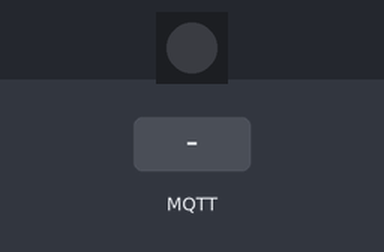
This sketch was run on a simulated ESP32. On the bench: 1 RGB LEDs in strip order, left to right. The inputs (shaded band) are chosen by the test bench. WiFi joins after 1.5 s; servers stay silent unless stated; no MQTT or app messages arrive unless stated; what the sketch prints to the serial monitor is not drawn.

Above: at 2.7 s.
2.8 s: MQTT message "ON" arrives on the first subscribed topic
At 3.7 s:
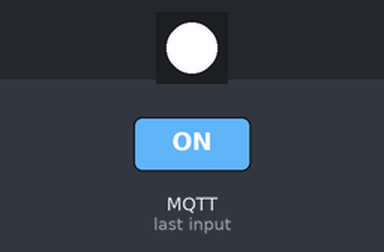
4.3 s: MQTT message "OFF" arrives on the first subscribed topic
At 4.9 s:
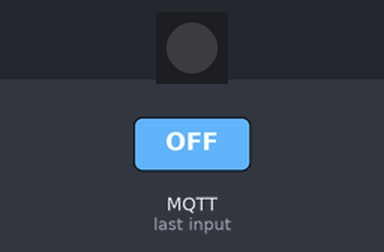
Timing chart, 0 to 7.3 s (numbered marks = the images above; inputs shaded):
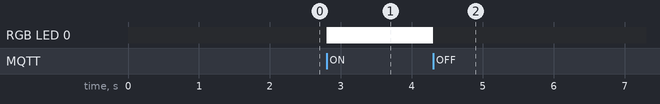

Measured:
- after the input at 2.8 s, RGB LED 0: off → RGB(255, 255, 255) at once
- after the input at 4.3 s, RGB LED 0: RGB(255, 255, 255) → off at once

The sketch:

12.2.ino
```cpp
#include <WiFi.h>
#include <PubSubClient.h>
#include <Adafruit_NeoPixel.h> // Thư viện điều khiển LED RGB Onboard (NeoPixel)

/* ===== CONFIG ===== */
const char* ssid = "CAU VI";
const char* password = "0968978073";
const char* mqtt_server = "192.168.1.146";
const int mqtt_port = 1883;

/* MQTT ACCOUNT (tạo trong Mosquitto HA) */
const char* mqtt_user = "wind1";
const char* mqtt_pass = "1234";
const char* student_id = "sv01";

/* MQTT TOPICS */
const char* topic_cmd = "iot/lab2/sv01/cmd";
const char* topic_state = "iot/lab2/sv01/state";
/* ================== */

WiFiClient espClient;
PubSubClient client(espClient);

#define RGB_PIN        48
#define NUMPIXELS      1

Adafruit_NeoPixel rgbLed(NUMPIXELS, RGB_PIN, NEO_GRB + NEO_KHZ800);
bool ledState = false;

/* ================== WIFI ================== */
void setup_wifi() {
  Serial.print("Connecting to WiFi ");
  Serial.println(ssid);
  WiFi.begin(ssid, password);
  while (WiFi.status() != WL_CONNECTED) {
    delay(500);
    Serial.print(".");
  }
  Serial.println("\nWiFi connected");
  Serial.print("IP address: ");
  Serial.println(WiFi.localIP());
}

/* ================== MQTT CALLBACK ================== */
void callback(char* topic, byte* payload, unsigned int length) {
  Serial.print("Message arrived [");
  Serial.print(topic);
  Serial.print("] ");

  String message;
  for (unsigned int i = 0; i < length; i++) {
    message += (char)payload[i];
  }
  Serial.println(message);

  if (message == "ON") {
    ledState = true;
    // Bật đèn màu TRẮNG (Độ sáng tối đa: Đỏ 255, Xanh lá 255, Xanh dương 255)
    rgbLed.setPixelColor(0, rgbLed.Color(255, 255, 255));
    rgbLed.show();
  }
  else if (message == "OFF") {
    ledState = false;
    // Tắt đèn (Xóa màu về 0)
    rgbLed.setPixelColor(0, rgbLed.Color(0, 0, 0));
    rgbLed.show();
  }
  // Mở rộng thêm: Nếu bạn gửi mã màu dạng "R,G,B" (ví dụ: "255,0,0" là màu đỏ)
  else if (message.indexOf(",") > 0) {
    ledState = true;
    int firstComma = message.indexOf(',');
    int secondComma = message.indexOf(',', firstComma + 1);

    int r = message.substring(0, firstComma).toInt();
    int g = message.substring(firstComma + 1, secondComma).toInt();
    int b = message.substring(secondComma + 1).toInt();

    rgbLed.setPixelColor(0, rgbLed.Color(r, g, b));
    rgbLed.show();
  }

  /* Publish trạng thái LED về lại broker */
  client.publish(topic_state, ledState ? "ON" : "OFF");
}

/* ================== MQTT RECONNECT ================== */
void reconnect() {
  while (!client.connected()) {
    // Sửa ID thiết bị thành ESP32 cho đúng bản chất phần cứng
    String clientId = "ESP32-Lab2-";
    clientId += student_id;
    Serial.print("Connecting to MQTT... ");

    if (client.connect(clientId.c_str(), mqtt_user, mqtt_pass)) {
      Serial.println("connected");
      client.subscribe(topic_cmd);
      Serial.print("Subscribed to ");
      Serial.println(topic_cmd);
    } else {
      Serial.print("failed, rc=");
      Serial.print(client.state());
      Serial.println(" retry in 2s");
      delay(2000);
    }
  }
}

/* ================== SETUP ================== */
void setup() {
  Serial.begin(115200);

  // Khởi tạo hệ thống LED RGB
  rgbLed.begin();
  rgbLed.setPixelColor(0, rgbLed.Color(0, 0, 0)); // Tắt đèn lúc khởi động
  rgbLed.show();

  setup_wifi();
  client.setServer(mqtt_server, mqtt_port);
  client.setCallback(callback);
  client.setKeepAlive(60);
}

/* ================== LOOP ================== */
void loop() {
  if (!client.connected()) {
    reconnect();
  }
  client.loop();
}
```
